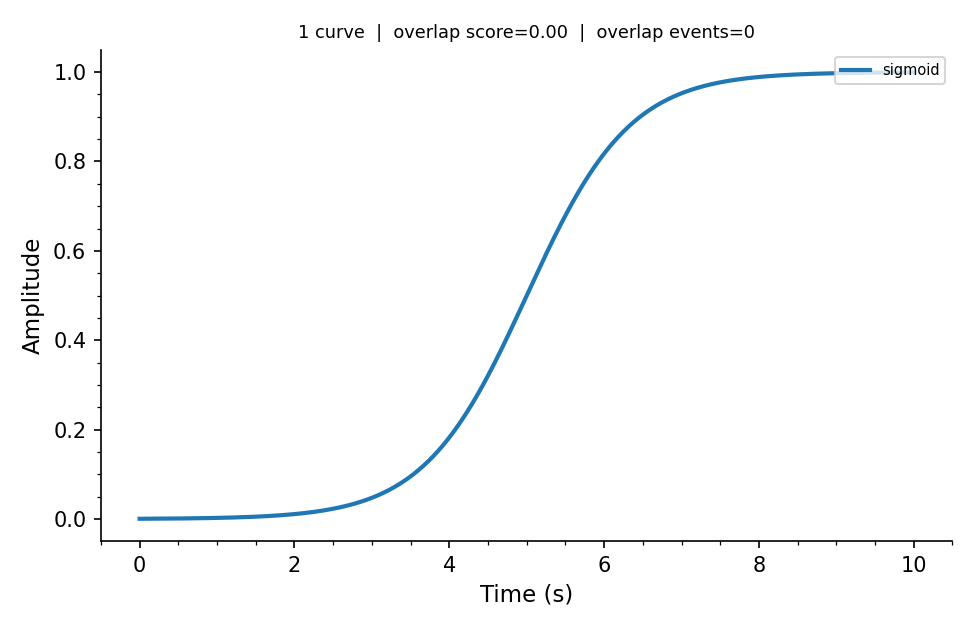
#> input picture lineformer_comparison/lineformer_test/annotated/single_sigmoid.png, 975 x 630 px, found by its file name
$ python make_pdf_overview.py
#> lines starting #> are read from the running program, lines starting #| are printed output that depends on the picture
"""
Render the per-image tracing overview PDF (supplementary material S4).

Each row shows one test figure across four columns:
  Original (color) | Tracing — color | Tracing — BW dashed | Tracing — BW solid

The tracing columns require annotated images produced by run_quality.py
with the --save-tracings option.

Usage:
  python make_pdf_overview.py \\
      [--test     lineformer_test] \\
      [--results  lineformer_results] \\
      [--output   lineformer_results/overview.pdf]
"""

import argparse
import os

import matplotlib
matplotlib.use('Agg')
import matplotlib.image as mpimg
import matplotlib.pyplot as plt
import numpy as np
from matplotlib.backends.backend_pdf import PdfPages

FIGURES = [
    ('single_sigmoid',        '1 curve / sigmoid'),
    ('single_expdecay',       '1 curve / exp decay'),
    ('single_alpha',          '1 curve / alpha'),
    ('two_no_overlap',        '2 curves / A'),
    ('two_partial_overlap',   '2 curves / B'),
    ('two_heavy_overlap',     '2 curves / C'),
    ('four_no_overlap',       '4 curves / A'),
    ('four_partial_overlap',  '4 curves / B'),
    ('four_heavy_overlap',    '4 curves / C'),
    ('eight_no_overlap',      '8 curves / A'),
    ('eight_partial_overlap', '8 curves / B'),
    ('eight_heavy_overlap',   '8 curves / C'),
    ('twelve_no_overlap',     '12 curves / A'),
    ('twelve_partial_overlap','12 curves / B'),
    ('twelve_heavy_overlap',  '12 curves / C'),
]

COL_TITLES    = ['Original (color)', 'Tracing — color',
                 'Tracing — BW dashed', 'Tracing — BW solid']
ROWS_PER_PAGE = 5
A4_PORTRAIT   = (8.27, 11.69)


def load(path):
    return mpimg.imread(path) if os.path.exists(path) else None


def main():
    parser = argparse.ArgumentParser(description=__doc__,
                                     formatter_class=argparse.RawDescriptionHelpFormatter)
    parser.add_argument('--test', default='lineformer_test',
                        help='Directory of original test figures '
                             '(default: lineformer_test)')
    parser.add_argument('--results', default='lineformer_results',
                        help='Directory of LineFormer tracing results; must '
                             'contain color/, bw/, and bw_solid/ subdirectories '
                             'produced by run_quality.py --save-tracings '
                             '(default: lineformer_results)')
    parser.add_argument('--output', default='lineformer_results/overview.pdf',
                        help='Output PDF path (default: lineformer_results/overview.pdf)')
    args = parser.parse_args()

    pages = [FIGURES[i:i+ROWS_PER_PAGE]
             for i in range(0, len(FIGURES), ROWS_PER_PAGE)]

    os.makedirs(os.path.dirname(os.path.abspath(args.output)), exist_ok=True)
    with PdfPages(args.output) as pdf:
        for page_rows in pages:
            n = len(page_rows)
            fig, axes = plt.subplots(
                n, 4, figsize=A4_PORTRAIT,
                gridspec_kw={'wspace': 0.03, 'hspace': 0.08,
                             'left': 0.18, 'right': 0.99,
                             'top': 0.96, 'bottom': 0.01})
            fig.patch.set_facecolor('white')

            if n == 1:
                axes = axes[np.newaxis, :]

            for j, title in enumerate(COL_TITLES):
                axes[0, j].set_title(title, fontsize=8, fontweight='bold', pad=4)

            for i, (stem, label) in enumerate(page_rows):
                paths = [
                    os.path.join(args.test,    'color',    stem + '.png'),
                    os.path.join(args.results, 'color',    stem + '.png'),
                    os.path.join(args.results, 'bw',       stem + '.png'),
                    os.path.join(args.results, 'bw_solid', stem + '.png'),
                ]
                for j, path in enumerate(paths):
                    ax  = axes[i, j]
                    img = load(path)
#> in load, returned value is the input picture: shape (630, 975, 4) float32; mean R, G, B, A 0.984, 0.986, 0.987, 1
                    if img is not None:
                        ax.imshow(img)
                    else:
                        ax.text(0.5, 0.5, 'missing', ha='center', va='center',
                                fontsize=7, color='#aaa', transform=ax.transAxes)
                    ax.set_xticks([]); ax.set_yticks([])
                    for spine in ax.spines.values():
                        spine.set_visible(False)

                axes[i, 0].set_ylabel(label, fontsize=8, fontweight='bold',
                                      labelpad=6, rotation=0,
                                      ha='right', va='center')

            pdf.savefig(fig, dpi=150)
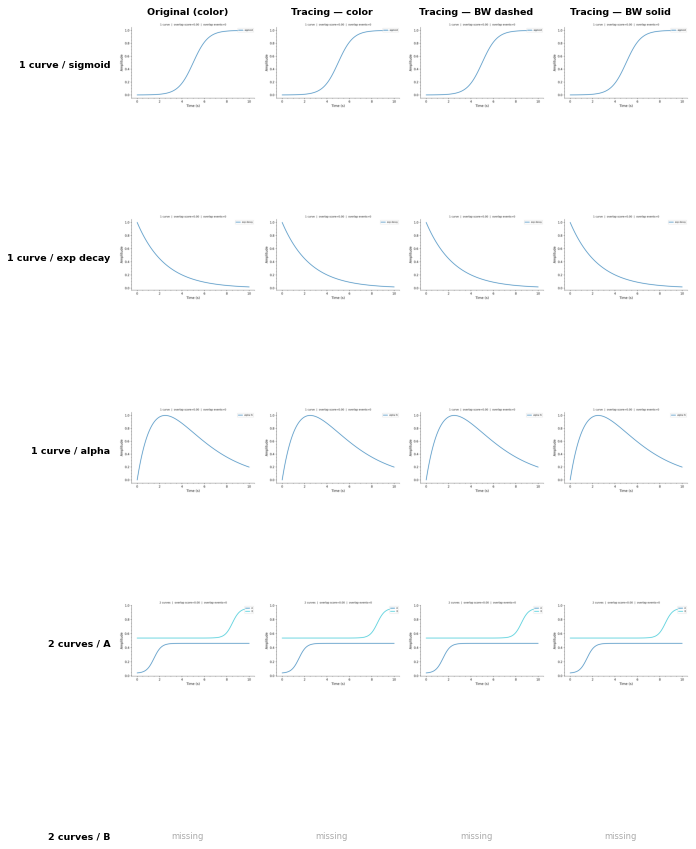
#> figure drawn by matplotlib, 16 panels
            plt.close(fig)

    print(f'Saved: {args.output}')


if __name__ == '__main__':
    main()
